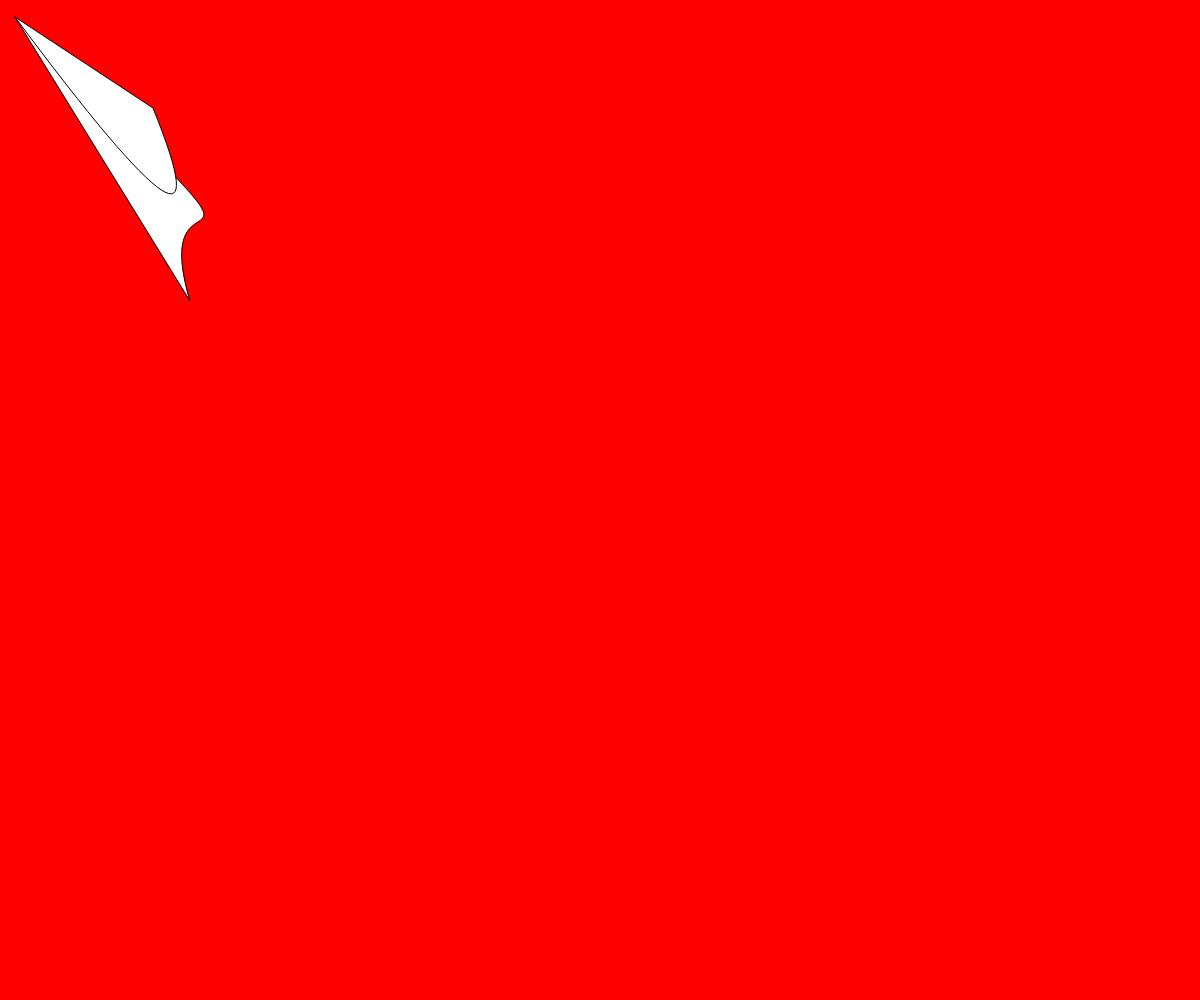
Frame 1 (no input)
Frame 60 (no input): identical to frame 1, image omitted
Frame 120 (the mouse pressed at the canvas centre since frame 60): identical to frame 1, image omitted

The p5.js sketch that drew this single still picture (run headless with seeded random() and noise() and a simulated clock; from frame 60 on, the mouse is pressed at the canvas centre):

// p5.js sketch
// ── sketch.js
function setup() {
  createCanvas(windowWidth,windowHeight);
}

function windowResized(){
  resizeCanvas(windowWidth, windowHeight);
}

function draw() {
  background(255, 0, 0);

beginShape();
  vertex(15, 17);
  bezierVertex(333, 331, 142, 138, 190, 301);
endShape(CLOSE)

beginShape();
  vertex(15, 17);
  quadraticVertex(238, 317, 153, 108);
endShape(CLOSE)

console.log("mouseX: "+ mouseX+" mouseY: "+ mouseY)

}
